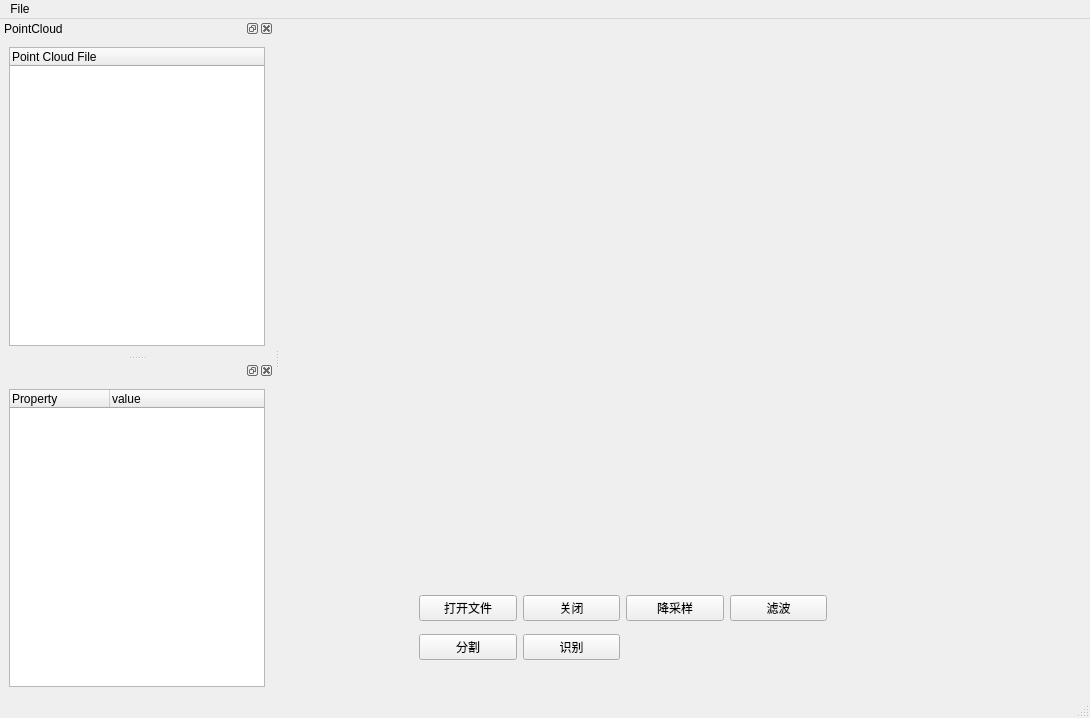
<?xml version="1.0" encoding="UTF-8"?>
<ui version="4.0">
 <class>MainWindow</class>
 <widget class="QMainWindow" name="MainWindow">
  <property name="enabled">
   <bool>true</bool>
  </property>
  <property name="geometry">
   <rect>
    <x>0</x>
    <y>0</y>
    <width>1090</width>
    <height>718</height>
   </rect>
  </property>
  <property name="windowTitle">
   <string>MainWindow</string>
  </property>
  <widget class="QWidget" name="centralwidget">
   <layout class="QGridLayout" name="gridLayout">
    <item row="0" column="0">
     <widget class="QWidget" name="viewerWidget" native="true">
      <widget class="QWidget" name="buttonWidget" native="true">
       <property name="geometry">
        <rect>
         <x>130</x>
         <y>560</y>
         <width>408</width>
         <height>80</height>
        </rect>
       </property>
       <layout class="QGridLayout" name="gridLayout_2">
        <item row="0" column="0">
         <widget class="QPushButton" name="startButton">
          <property name="text">
           <string>打开文件</string>
          </property>
         </widget>
        </item>
        <item row="0" column="1">
         <widget class="QPushButton" name="closeButton">
          <property name="text">
           <string>关闭</string>
          </property>
         </widget>
        </item>
        <item row="0" column="2">
         <widget class="QPushButton" name="down_sampleButton">
          <property name="text">
           <string>降采样</string>
          </property>
         </widget>
        </item>
        <item row="0" column="3">
         <widget class="QPushButton" name="outliers_filterButton">
          <property name="text">
           <string>滤波</string>
          </property>
         </widget>
        </item>
        <item row="1" column="0">
         <widget class="QPushButton" name="segButton">
          <property name="text">
           <string>分割</string>
          </property>
         </widget>
        </item>
        <item row="1" column="1">
         <widget class="QPushButton" name="recogButton">
          <property name="text">
           <string>识别</string>
          </property>
         </widget>
        </item>
       </layout>
      </widget>
     </widget>
    </item>
   </layout>
  </widget>
  <widget class="QMenuBar" name="menubar">
   <property name="geometry">
    <rect>
     <x>0</x>
     <y>0</y>
     <width>1090</width>
     <height>26</height>
    </rect>
   </property>
   <widget class="QMenu" name="menu">
    <property name="title">
     <string>File</string>
    </property>
    <addaction name="actionopen"/>
   </widget>
   <addaction name="menu"/>
  </widget>
  <widget class="QStatusBar" name="statusbar"/>
  <widget class="QDockWidget" name="dataDock">
   <property name="sizePolicy">
    <sizepolicy hsizetype="Preferred" vsizetype="Preferred">
     <horstretch>0</horstretch>
     <verstretch>0</verstretch>
    </sizepolicy>
   </property>
   <property name="minimumSize">
    <size>
     <width>200</width>
     <height>250</height>
    </size>
   </property>
   <property name="maximumSize">
    <size>
     <width>350</width>
     <height>524287</height>
    </size>
   </property>
   <property name="windowTitle">
    <string>PointCloud</string>
   </property>
   <attribute name="dockWidgetArea">
    <number>1</number>
   </attribute>
   <widget class="QWidget" name="dockWidgetContents">
    <layout class="QVBoxLayout" name="verticalLayout">
     <item>
      <widget class="QTreeWidget" name="dataTree">
       <column>
        <property name="text">
         <string>Point Cloud File</string>
        </property>
       </column>
      </widget>
     </item>
    </layout>
   </widget>
  </widget>
  <widget class="QDockWidget" name="propertyDock">
   <property name="minimumSize">
    <size>
     <width>105</width>
     <height>250</height>
    </size>
   </property>
   <property name="maximumSize">
    <size>
     <width>350</width>
     <height>524287</height>
    </size>
   </property>
   <attribute name="dockWidgetArea">
    <number>1</number>
   </attribute>
   <widget class="QWidget" name="dockWidgetContents_2">
    <layout class="QVBoxLayout" name="verticalLayout_2">
     <item>
      <widget class="QTreeWidget" name="propertyTree">
       <column>
        <property name="text">
         <string>Property</string>
        </property>
       </column>
       <column>
        <property name="text">
         <string>value</string>
        </property>
       </column>
      </widget>
     </item>
    </layout>
   </widget>
  </widget>
  <action name="actionopen">
   <property name="text">
    <string>Open</string>
   </property>
   <property name="iconText">
    <string>Open</string>
   </property>
  </action>
 </widget>
 <resources/>
 <connections/>
</ui>
